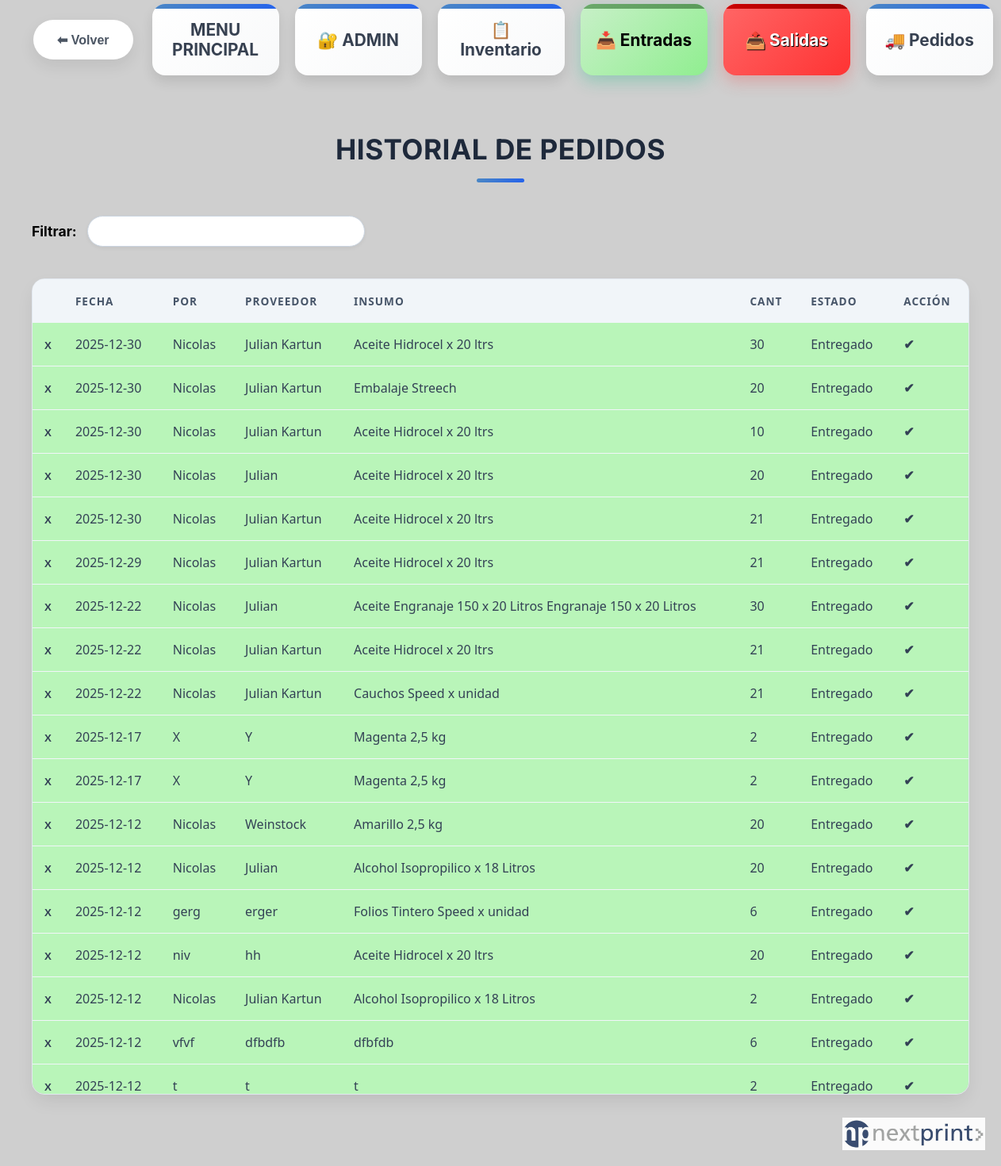
The page /pedidos/historial (signed in) on the database its author committed.
### tables this page shows
CREATE TABLE pedidos (
    id INTEGER PRIMARY KEY AUTOINCREMENT,
    fecha TEXT NOT NULL,
    pedido_por TEXT NOT NULL,
    proveedor TEXT NOT NULL,
    insumo TEXT NOT NULL,
    presentacion TEXT NOT NULL,
    descripcion TEXT NOT NULL,
    cantidad INTEGER NOT NULL,
    estado TEXT NOT NULL DEFAULT 'En Espera'
, insumo_codigo TEXT);

### app.py (the view)
@app.route("/pedidos/historial")
def pedidos_historial():
    conn = get_db_connection()
    registros = conn.execute(
        """
        SELECT id, fecha, pedido_por, proveedor, insumo,
               presentacion, descripcion, cantidad, estado
        FROM pedidos
        ORDER BY fecha DESC, id DESC
        """
    ).fetchall()
    conn.close()
    return render_template("base.html", vista="pedidos_historial", registros=registros)

### app.py (called while the page is built)
def get_db_connection():
    conn = sqlite3.connect(DB_PATH) # <-- Usamos la variable que calculamos arriba
    conn.row_factory = sqlite3.Row
    return conn

@app.before_request
def requerir_login():
    rutas_publicas = ['login', 'static']
    if request.endpoint == 'static' or request.endpoint == 'login':
        return
    if not session.get("app_authorized"):
        return redirect(url_for("login"))

### templates/base.html (shortened to what this page needs)
<!DOCTYPE html>
<html lang="es">
<head>
    <link rel="stylesheet" href="{{ url_for('static', filename='styles.css') }}?v=13">
</head>
<body>
    {% if vista != 'login_global' %}
    <header class="top-bar">
        <div class="header-inner">
            <button type="button" class="btn-volver" onclick="window.history.back()">
                <span>⬅ Volver</span>
            </button>
            {% set is_menu = (vista == 'menu') %}
            <nav class="menu-principal">
                <a href="{{ url_for('menu_principal') }}" class="menu-item">
                    MENU PRINCIPAL
                </a>
                {% if is_menu %}
                {% else %}
                <a href="{{ url_for('inventario') }}" class="menu-item">🔐 ADMIN</a>
                <a href="{{ url_for('inventario_simple') }}" class="menu-item">📋 Inventario</a>
                <a href="{{ url_for('entradas') }}" class="menu-item entradas">📥 Entradas</a>
                <a href="{{ url_for('salidas') }}" class="menu-item salidas">📤 Salidas</a>
                <a href="{{ url_for('pedidos') }}" class="menu-item">🚚 Pedidos</a>
                {% endif %}
            </nav>
        </div>
    </header>
    {% endif %}
    <main class="contenido {% if vista == 'menu' %}contenido-menu{% else %}contenido-app{% endif %}">
        {% if vista == "login_global" %}
        <div class="login-container">
            <form class="login-form" method="POST" action="{{ url_for('login') }}">
                <h2 class="login-title">Bienvenido</h2>
                {% if error %}
                <div class="login-error">{{ error }}</div>
                {% endif %}
                <div class="form-group-login">
                    <label for="usuario">Usuario</label>
                    <input type="text" name="usuario" id="usuario" required autofocus placeholder="Ingresá tu usuario">
                </div>
                <div class="form-group-login">
                    <label for="contrasena">Contraseña</label>
                    <input type="password" name="contrasena" id="contrasena" required placeholder="••••••••">
                </div>
                <div class="chk-container">
                    <input type="checkbox" name="recordar" id="recordar">
                    <label for="recordar">Recordar mi dispositivo</label>
                </div>
                <button type="submit" class="btn-login-submit">Ingresar</button>
                <div class="login-footer">
                    © 2026 Nextprint Stock
                </div>
            </form>
        </div>
        {% elif vista == "pedidos_historial" %}
        <section class="historial">
            <div class="historial-header">
                <h1 class="historial-titulo">Historial de pedidos</h1>
                <div class="historial-filtro"><label>Filtrar:</label><input id="filtro-pedidos" type="text"></div>
            </div>
            <div class="historial-tabla-wrapper">
                <table class="historial-tabla" id="tabla-pedidos">
                    <thead>
                        <tr>
                            <th style="width: 30px;"></th>
                            <th>FECHA</th>
                            <th>POR</th>
                            <th>PROVEEDOR</th>
                            <th>INSUMO</th>
                            <th>CANT</th>
                            <th>ESTADO</th>
                            <th>ACCIÓN</th>
                        </tr>
                    </thead>
                    <tbody>
                        {% for p in registros %}
                        {% set row_class = '' %}
                        {% if p['estado'] == 'Entregado' %}
                        {% set row_class = 'pedido-entregado' %}
                        {% elif p['proveedor'] == 'Interno' %}
                        {% if 'Reservado' in p['estado'] %}
                        {% set row_class = 'pedido-reservado' %}
                        {% else %}
                        {% set row_class = 'pedido-interno' %}
                        {% endif %}
                        {% endif %}
                        <tr class="{{ row_class }}">
                            <td style="width: 30px; text-align: center;">
                                {% if p['estado'] == 'Entregado' %}
                                <button class="btn-borrar-historial-insumo" data-id="{{ p['id'] }}"
                                    style="background:none; border:none; color:inherit; font-weight:bold; cursor:pointer;"
                                    onmouseover="this.style.color='red'"
                                    onmouseout="this.style.color='inherit'">X</button>
                                {% endif %}
                            </td>
                            <td>{{ p['fecha'] }}</td>
                            <td>{{ p['pedido_por'] }}</td>
                            <td>{{ p['proveedor'] }}</td>
                            <td>{{ p['insumo'] }}</td>
                            <td>{{ p['cantidad'] }}</td>
                            <td>
                                {{ p['estado'] }}
                            </td>
                            <td>
                                {% if p['estado'] != 'Entregado' %}
                                <form method="post" action="{{ url_for('pedido_entregado', pedido_id=p['id']) }}">
                                    <button type="submit" class="btn-entregado">Marcar Entregado</button>
                                </form>
                                {% else %}
                                <span class="pedido-entregado-icono">✔</span>
                                {% endif %}
                            </td>
                        </tr>
                        {% endfor %}
                    </tbody>
                </table>
            </div>
        </section>
            {% endif %}
    </main>
    {% if vista != 'login_global' %}
    <img src="{{ url_for('static', filename='img/logo-nextprint.png') }}" alt="Nextprint" class="logo-fixed">
    {% endif %}
</body>
</html>

### rows shown on the page
pedidos: fecha "2025-12-30", pedido_por "Nicolas", proveedor "Julian Kartun", insumo "Aceite Hidrocel x 20 ltrs", cantidad "30", estado "Entregado"
pedidos: fecha "2025-12-30", pedido_por "Nicolas", proveedor "Julian Kartun", insumo "Embalaje Streech", cantidad "20", estado "Entregado"
pedidos: fecha "2025-12-30", pedido_por "Nicolas", proveedor "Julian Kartun", insumo "Aceite Hidrocel x 20 ltrs", cantidad "10", estado "Entregado"
pedidos: fecha "2025-12-30", pedido_por "Nicolas", proveedor "Julian", insumo "Aceite Hidrocel x 20 ltrs", cantidad "20", estado "Entregado"
pedidos: fecha "2025-12-30", pedido_por "Nicolas", proveedor "Julian Kartun", insumo "Aceite Hidrocel x 20 ltrs", cantidad "21", estado "Entregado"
pedidos: fecha "2025-12-29", pedido_por "Nicolas", proveedor "Julian Kartun", insumo "Aceite Hidrocel x 20 ltrs", cantidad "21", estado "Entregado"
pedidos: fecha "2025-12-22", pedido_por "Nicolas", proveedor "Julian", insumo "Aceite Engranaje 150 x 20 Litros Engranaje 150 x 20 Litros", cantidad "30", estado "Entregado"
pedidos: fecha "2025-12-22", pedido_por "Nicolas", proveedor "Julian Kartun", insumo "Aceite Hidrocel x 20 ltrs", cantidad "21", estado "Entregado"
pedidos: fecha "2025-12-22", pedido_por "Nicolas", proveedor "Julian Kartun", insumo "Cauchos Speed x unidad", cantidad "21", estado "Entregado"
pedidos: fecha "2025-12-17", pedido_por "X", proveedor "Y", insumo "Magenta 2,5 kg", cantidad "2", estado "Entregado"
pedidos: fecha "2025-12-17", pedido_por "X", proveedor "Y", insumo "Magenta 2,5 kg", cantidad "2", estado "Entregado"
pedidos: fecha "2025-12-12", pedido_por "Nicolas", proveedor "Weinstock", insumo "Amarillo 2,5 kg", cantidad "20", estado "Entregado"
pedidos: fecha "2025-12-12", pedido_por "Nicolas", proveedor "Julian", insumo "Alcohol Isopropilico x 18 Litros", cantidad "20", estado "Entregado"
pedidos: fecha "2025-12-12", pedido_por "gerg", proveedor "erger", insumo "Folios Tintero Speed x unidad", cantidad "6", estado "Entregado"
pedidos: fecha "2025-12-12", pedido_por "niv", proveedor "hh", insumo "Aceite Hidrocel x 20 ltrs", cantidad "20", estado "Entregado"
pedidos: fecha "2025-12-12", pedido_por "Nicolas", proveedor "Julian Kartun", insumo "Alcohol Isopropilico x 18 Litros", cantidad "2", estado "Entregado"
pedidos: fecha "2025-12-12", pedido_por "vfvf", proveedor "dfbdfb", insumo "dfbfdb", cantidad "6", estado "Entregado"
pedidos: fecha "2025-12-12", pedido_por "t", proveedor "t", insumo "t", cantidad "2", estado "Entregado"
